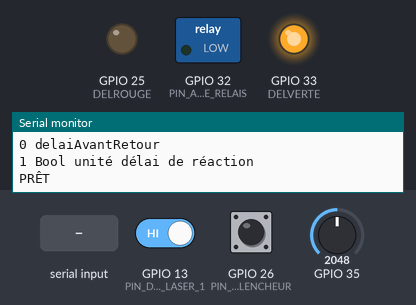
A sketch run on a simulated ESP32. Parts: switched loads named in the sketch (green lamp = pin HIGH), output pins drawn as LEDs (lit = HIGH), the last lines printed to the serial monitor. Inputs (shaded band) come from the test bench; at power-on: GPIO 35 = 2048, GPIO 13 (PIN_DETECTEUR_LASER_1) HIGH, GPIO 26 (PIN_BOUTON_DECLENCHEUR) HIGH. EEPROM starts erased; nothing arrives over Bluetooth unless stated.

Above: at 1.3 s.
1.4 s: GPIO 35 set to 1460
2.9 s: GPIO 35 set to 1342
At 3.7 s:
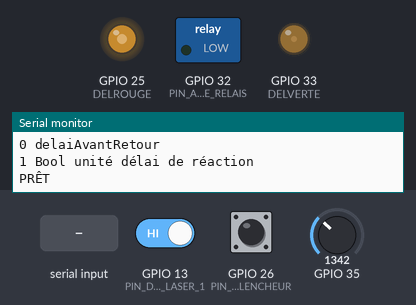
5.9 s: GPIO 13 (PIN_DETECTEUR_LASER_1) driven LOW
At 6.4 s:
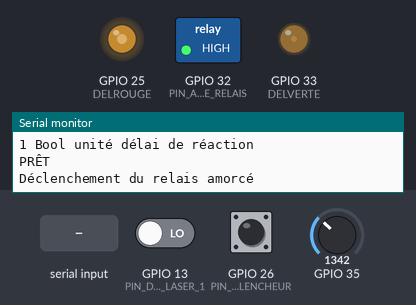
8.9 s: "D" received over the second serial link
At 9.8 s:
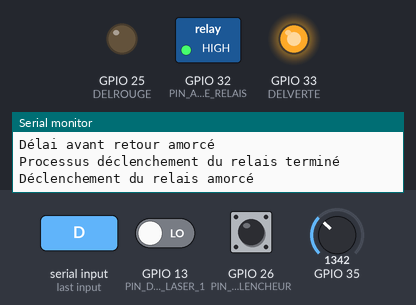
11.9 s: "U" received over the second serial link
14.7 s: GPIO 26 (PIN_BOUTON_DECLENCHEUR) pulled LOW for 3.2 s
At 16.3 s:
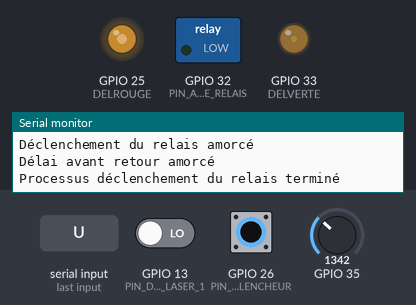
Timing chart, 0 to 21.2 s (numbered marks = the images above; inputs shaded):
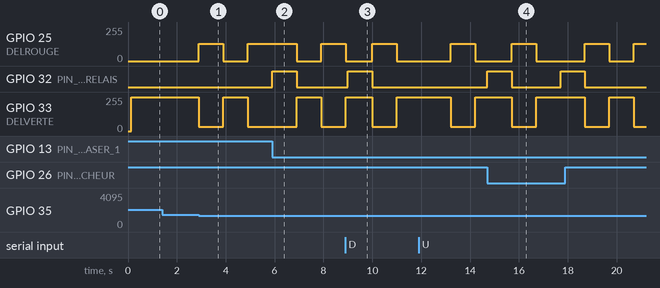

Measured:
- the behaviour switches between 1394 and 1393 on GPIO 35 (found by bisection; images 0 and 1)
- after the input at 1.4 s, every drawn part: stays the same
- after the input at 2.9 s, GPIO 25 (DELROUGE): 0/255 → 128/255 at once, → 0/255 1.0 s later, → 128/255 1.0 s later; GPIO 33 (DELVERTE): 254/255 → 32/255 at once, → 254/255 1.0 s later, → 32/255 1.0 s later
- after the input at 5.9 s, GPIO 32 (PIN_ACTIVE_RELAIS): LOW → HIGH at once, → LOW 1.0 s later
- after the input at 8.9 s, GPIO 32 (PIN_ACTIVE_RELAIS): LOW → HIGH after 0.10 s, → LOW 1.0 s later
- after the input at 14.7 s, GPIO 32 (PIN_ACTIVE_RELAIS): alternates HIGH for 1.0 s and LOW for 2.0 s, starting at once

The sketch:

Declencheur_de_relais_Comm_Bluetooth_01.ino
```cpp
/*  DÉCLENCHEUR DE RELAIS COMMUNICATION BLUETOOTH
*
* Auteur : Richard Morel
*     2018-12-17
*
* Modification
*
*
*/

// -----------------------------------------------------------------------------
//             Importation des fichiers et définition des variables
// -----------------------------------------------------------------------------

//******* Affichage DEL ********
// Afin d'ajuster au besoin l'intensité et la couleur de la DEL, le programme
// fait appel une fonction (ledcWrite) qui module la sortie PWM des broches
// selon la valeur fournie à la fonction
#define LEDC_CHANNEL_0_VERT     0
#define LEDC_CHANNEL_1_ROUGE    1

// utiliser une précision de 13 bits pour le temporisateur LEDC
#define LEDC_TIMER_13_BIT  13

// utilise 5000 Hz comme fréquence de base du LEDC
#define LEDC_BASE_FREQ     5000

#define DELROUGE  25 // DEL rouge reliée au GPIO25
#define DELVERTE  33 // DEL verte reliée au GPIO33

byte byBrightnessVert;
byte byBrightnessRouge;

//******* Convertisseurs Analogique/Numérique ******
#include <driver/adc.h>
//ADC1_CHANNEL_7 D35 35

//*******   EEPROM   *****************
// Inclure la librairie de lecture et d'écriture de la mémoire flash
#include "EEPROM.h"

// définie le nombre de Bytes que l'on veut accéder
#define EEPROM_SIZE 64

//******  Bluetooth *********************
#include "BluetoothSerial.h"
#if !defined(CONFIG_BT_ENABLED) || !defined(CONFIG_BLUEDROID_ENABLED)
#error Bluetooth est non actif
#endif
BluetoothSerial SerialBT;

#define MAX_PACKETSIZE 32   //Tampon de réception en série
char buffUART[MAX_PACKETSIZE];
unsigned int buffUARTIndex = 0;
unsigned long preUARTTick  = 0;

// ***** Mesure de voltage ************
float flCalibrationDiviseurTsn = 8.02/7.97; // Valeur réelle diviser par
                                            // flVoltMesure lorsque
                                            // flCalibrationDiviseurTsn
                                            // égal à 1

int inSeuilDeVoltage = 7;              // Niveau d'alerte de basse tension
                                       // de l'alimentation d'entrée

float flReading;
float flVoltAlimCtrlReduit;
float flVoltMesure;


//*****  Interupteurs, détecteurs et sorties ********
#define PIN_ACTIVE_RELAIS      32      // Sortie pour déclencher le relais
#define PIN_DETECTEUR_LASER_1  13      // Détecte une MALT à l'entrée D13

#define PIN_BOUTON_DECLENCHEUR 26      // Détecte une MALT à l'entrée D26

volatile boolean blJetonOperRelais = 0;
boolean blEtatBtnDeclencheur;
boolean blTamponEtatBouton         = 1;
boolean blDeclencheRelais          = 0;
boolean blUnitDlReactMicroScd      = 0; // Unité du délai de réaction
                                        // 1 => microseconde
                                        // 0 => milliseconde

// La variable suivante est de type «uint64_t» car le temps,
// mesuré en millisecondes, deviendra rapidement un nombre grand
uint64_t u64HorodatageBtnDeclencheur = 0;  // La dernière fois que la broche
                                           // de sortie a été basculée

uint32_t u32DelaiReActInterup = 3000;  // Délai de réactivation
                                       // Pas plus d'un changement d'état
                                       // au 3 secondes pour éliminer
                                       // les intermittences


uint64_t u64HorodatageRayonCoupe = 0;  // La dernière fois que le rayon
                                       // laser a été coupé
uint32_t u32DelaiReActRayon = 3000;    // Pas plus d'un changement d'état
                                       // au 3 secondes pour éliminer
                                       // les intermittences

// Les prochaines variables sont de type «unsigned int»
// Ceci évite des valeurs négatives lors de la première lecture du EEPROM
// au SETUP avant qu'il y est eu une première écriture
// Sinon, il pourrait y avoir blocage du programme
// Ces données sont aléatoires avant la première écriture
uint32_t u32DelaiDeReaction  = 0;      // Durée d'attente avant d'activer le relais
uint32_t u32TempsRelaisActif = 2000;   // Durée d'activation du relais en milliseconde
uint32_t u32DelaiAvantRetour = 1000;   // Délai en milliseconde avant de redonner
                                       // la main à la suite du programme après
                                       // l'activation du relais


//******** Divers ***************
int inChronoDebutIndicModReseau = 0;   // Chrono Indique le mode réseau
int inChronoDebutIndicBattFbl   = 0;   // Chrono Indique batterie faible


// -------------------------------------------------------------------------------
// FONCTION  FONCTION   FONCTION    FONCTION    FONCTION    FONCTION    FONCTION
// -------------------------------------------------------------------------------

//*****  Activation de la DEL   *****************
void ledcAnalogWrite(uint8_t channel, uint32_t value, uint32_t valueMax = 255) {
  // calculate duty, 8191 from 2 ^ 13 - 1
  if (value > valueMax){value = valueMax;}
  uint32_t duty = (8191 / valueMax) * value;

  // write duty to LEDC
  ledcWrite(channel, duty);
}

//******  Enregistrement dans la mémoire flash *******
void memFlashDataUser(){
  EEPROM.writeInt(0,  u32DelaiDeReaction);
  EEPROM.writeInt(4,  u32TempsRelaisActif);
  EEPROM.writeInt(8,  u32DelaiAvantRetour);
  EEPROM.writeInt(12, blUnitDlReactMicroScd);
  EEPROM.commit();
  delay(100);
}

//***  Attente selon le délai de réaction ****
void delaiDeReaction(){
  // Les «Serial.print» sont là pour le développement
  // En fonctionnement normal vaut mieux les mettre en
  // commentaire. Ils influencent le temps d'exécution
  // des routines et faussent les délais programmés
  // Serial.println("Délai de réaction amorcé");
  if (blUnitDlReactMicroScd){
    delayMicroseconds(u32DelaiDeReaction);   // délai avant d'activer
                                             // le relais (en microseconde)
  }
  else {
    delay(u32DelaiDeReaction);               // délai avant d'activer
                                             // le relais (en milliseconde)
  }
}

//******   Activation du relais **************
void declencheRelais(){
  Serial.println("Déclenchement du relais amorcé");
  digitalWrite(PIN_ACTIVE_RELAIS, HIGH);     // Déclenche le relais
  delay(u32TempsRelaisActif);                // Attente en milliseconde
  digitalWrite(PIN_ACTIVE_RELAIS, LOW);      // Relâche le relais
  Serial.println("Délai avant retour amorcé");
  delay(u32DelaiAvantRetour);                // Attente en milliseconde
  Serial.println("Processus déclenchement du relais terminé");
  Serial.println("");
}

void oper_delai_plus_relais(){
   delaiDeReaction();
   declencheRelais();  // inclus le délai de retour
}

void demande_oper_relais(){
  blJetonOperRelais = 1;
}
//*****  Choix d'affichage de la couleur de la DEL *******
//           AFFICHAGE VERT SEULEMENT
void AfficheVert(){
      byBrightnessVert  = 255;
      byBrightnessRouge = 0 ;
      ledcAnalogWrite(LEDC_CHANNEL_0_VERT, byBrightnessVert);
      ledcAnalogWrite(LEDC_CHANNEL_1_ROUGE,byBrightnessRouge);
}


 // *******  Traite les échanges sur BLUETOOTH ********
 #include "echange_Bluetooth_et_traitement.h"


// -------------------------------------------------------------------------------
// SETUP   SETUP   SETUP   SETUP   SETUP   SETUP   SETUP   SETUP   SETUP   SETUP
// -------------------------------------------------------------------------------
void setup() {
  Serial.begin(115200);
  Serial.println();


  //**********  EEPROM *************
  if (!EEPROM.begin(EEPROM_SIZE))
  {
    Serial.println("failed to initialise EEPROM"); delay(1000000);
  }

  Serial.println();

  //**********  ENTRÉES - SORTIES *************
  pinMode(PIN_ACTIVE_RELAIS, OUTPUT );
  digitalWrite(PIN_ACTIVE_RELAIS, LOW);

  pinMode(PIN_DETECTEUR_LASER_1, INPUT);
  pinMode(PIN_BOUTON_DECLENCHEUR, INPUT_PULLUP);   // active la résistance
                                                   // de pull-up interne sur le +3V

  // Un petit délai pour laisser les choses se stabiler
  delay(30);

  attachInterrupt(digitalPinToInterrupt(PIN_DETECTEUR_LASER_1), demande_oper_relais, FALLING);

  //**********  CONVERTISSEURS ANALOGIQUE/NUMÉRIQUE *************
  //     Configuration pour faire des mesures sur D35
  //     (voltage de la source d'alimentation) ******
  adc1_config_width(ADC_WIDTH_BIT_12);         // Définie la résolution (0 à 4095)
  adc1_config_channel_atten(ADC1_CHANNEL_7,    // Le voltage maximum au GPIO
                            ADC_ATTEN_DB_11);  // est de 3.3V


  // *********** BLUETOOTH ****************************
  // Ce Bluetooth n'est pas pris en charge pas IOS
  if(!SerialBT.begin("ESP32_DeclencheurDeRelais")){ //Bluetooth device name , NIP non disponible
    Serial.println("Erreur lors de l'initialisation du Bluetooth");
  }else{
    Serial.println("Bluetooth initialisé");
  }


  //**********  DEL *************
  // Setup timer and attach timer to a led pin
  ledcSetup(LEDC_CHANNEL_0_VERT, LEDC_BASE_FREQ, LEDC_TIMER_13_BIT);
  ledcAttachPin(DELVERTE, LEDC_CHANNEL_0_VERT);
  ledcSetup(LEDC_CHANNEL_1_ROUGE, LEDC_BASE_FREQ, LEDC_TIMER_13_BIT);
  ledcAttachPin(DELROUGE, LEDC_CHANNEL_1_ROUGE);

/*
  AfficheVert();
*/

  // Lecture des valeurs sauvegardées dans le EEPROM
  u32DelaiDeReaction     = EEPROM.readInt(0);
  u32TempsRelaisActif    = EEPROM.readInt(4);
  u32DelaiAvantRetour    = EEPROM.readInt(8);
  blUnitDlReactMicroScd  = EEPROM.readInt(12);

  if (u32DelaiDeReaction == 4294967295){ // valeur par défaut du ESP
      u32DelaiDeReaction  = 0;           // Changer sinon le programme est figé
      u32TempsRelaisActif = 1000;        // pour longtemps
      u32DelaiAvantRetour = 0;

      memFlashDataUser();

      u32DelaiDeReaction     = EEPROM.readInt(0);  // Validation
      u32TempsRelaisActif    = EEPROM.readInt(4);
      u32DelaiAvantRetour    = EEPROM.readInt(8);
      blUnitDlReactMicroScd  = EEPROM.readInt(12);
  }

  Serial.print(u32DelaiDeReaction);
  Serial.println(" delaiDeReaction " );

  Serial.print(u32TempsRelaisActif);
  Serial.println(" tempsRelaisActif " );

  Serial.print(u32DelaiAvantRetour);
  Serial.println(" delaiAvantRetour " );

  Serial.print(blUnitDlReactMicroScd);
  Serial.println(" Bool unité délai de réaction " );


  //***** Divers ******
  inChronoDebutIndicModReseau = millis();
  Serial.println("PRÊT");
}

// -------------------------------------------------------------------------------
// LOOP     LOOP     LOOP     LOOP     LOOP     LOOP     LOOP     LOOP     LOOP
// -------------------------------------------------------------------------------
void loop() {
  if (blJetonOperRelais) {
     oper_delai_plus_relais();
     blJetonOperRelais = 0;
  }

  if (!blJetonOperRelais) {
     //******* Lecture des entrées numériques  ******

     blEtatBtnDeclencheur = digitalRead(PIN_BOUTON_DECLENCHEUR);
     if (blEtatBtnDeclencheur != blTamponEtatBouton){
        if ((millis() - u64HorodatageBtnDeclencheur) > u32DelaiReActInterup) {
           blTamponEtatBouton = blEtatBtnDeclencheur; // Mémorise le nouvel état
           u64HorodatageBtnDeclencheur = millis();
         }
     }
  }

  if (!blJetonOperRelais) {
     //***********  ACTIONS *****************
     if (!blTamponEtatBouton){;   // si l'état du bouton est 0
       delaiDeReaction();
       declencheRelais();  // inclus le délai de retour
       blTamponEtatBouton = 1;
     }
  }

  if (!blJetonOperRelais) {
     // ******* ********   Lecture du voltage d'alimentation   **********************
     //
     // Méthode de G6EJD  (applicable si l'atténuation est 11dB
     // et la résolution est 12 bits)
     flReading = analogRead(35);
     flVoltAlimCtrlReduit = -0.000000000000016*pow(flReading,4)
                               +0.000000000118171*pow(flReading,3)
                               -0.000000301211691*pow(flReading,2)
                               +0.001109019271794*flReading+0.034143524634089;
     flVoltMesure = flVoltAlimCtrlReduit*122/22;        // Diviseur de tension
                                                        // 100K, 22K
     flVoltMesure = flVoltMesure*flCalibrationDiviseurTsn; // correction attribuable aux
                                                        // valeurs imprécises du diviseur
                                                        // de tension et au changement
                                                        // de ESP32

/*
  Serial.print(flReading); Serial.print(" DigitalValueVoltAlimCtrl ");
  Serial.print(flVoltAlimCtrlReduit); Serial.print(" flVoltAlimCtrlReduit  ");
  Serial.print(flVoltMesure); Serial.println(" flVoltMesure");
  Serial.println(" ");
*/

/*
  Serial.print(blEtatLaser1); Serial.print(" État détecteur Laser,");
  Serial.print(blEtatBtnDeclencheur); Serial.print(" État Interrupteur,");
  Serial.print(flVoltMesure); Serial.println(" Voltage d'alimentation,");
*/
  }

  if (!blJetonOperRelais) {
     // *****************   Traitement de l'affichage de la DEL  ************************
     //
     if (flVoltMesure > inSeuilDeVoltage ){          // Voltage d'alimentation > 7 volts
        AfficheVert();
     }else{                                          // Voltage d'alimentation < 7 volts
       if ((millis() - inChronoDebutIndicModReseau) > 1000){
          if (inChronoDebutIndicBattFbl == 0) {
             inChronoDebutIndicBattFbl= millis();    // Démarre le chrono Indique
                                                     // batterie faible
          }
          if ((millis() - inChronoDebutIndicBattFbl) < 1000){ // DEL ORANGE pendant
                                                              // 1 seconde
             ledcAnalogWrite(LEDC_CHANNEL_0_VERT,   32);
             ledcAnalogWrite(LEDC_CHANNEL_1_ROUGE, 128);
          }
          else{
             AfficheVert();                          // Vert OK
                                                     //
             inChronoDebutIndicModReseau = millis(); // Démarre le chrono
                                                     // Indication le mode réseau
             inChronoDebutIndicBattFbl = 0;          // Remet à zéro le chrono
                                                     // Indication batterie faible
         }
       }
     }
  }

  if (!blJetonOperRelais) {
     // ***************   Traite les échanges sur BLUETOOTH   *****************
     do_Uart_Tick();
  }
} // # Fin du Void Loop
```

Source omitted: e_Bluetooth_et_traitement.h (6045 bytes)
